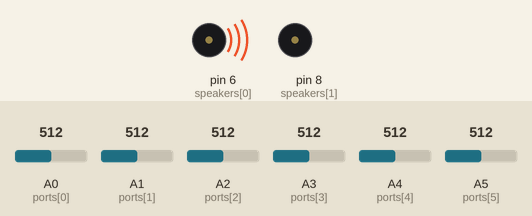
This sketch was run on a simulated Arduino Uno, built with avr-gcc and run on an emulated ATmega328P. On the bench: buzzer (waves = sounding, pin HIGH). Inputs (shaded band) come from the test bench; at power-on: A0 (ports[0]) = 512, A1 (ports[1]) = 512, A2 (ports[2]) = 512, A3 (ports[3]) = 512, A4 (ports[4]) = 512, A5 (ports[5]) = 512.

Above: at 0.1 s.
Timing chart, 0 to 1.6 s (numbered marks = the images above):
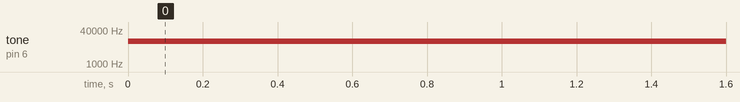

The sketch:

CuYu.ino
```cpp
#include <avr/sleep.h>
#include <avr/interrupt.h>
const int ports[6] = {A0, A1, A2, A3, A4, A5};
const int speakers[2] = {6, 8};
//const float tones[6] = {554.366, 587.33, 739.988, 659.256, 830.61, 932.328};
const int threshold = 700;
const unsigned long nums[6] = {112, 105, 83, 94, 74, 66};
unsigned long inf = 10000000;
unsigned long tmp1, tmp2;
unsigned long sleep_cnt = 0;

void setupTimer(unsigned long tim1, unsigned long tim2) {
  cli();
  if (tim1 < inf) {
    TCCR0A = _BV(COM0A0) | _BV(WGM01) | _BV(WGM00);
    TCCR0B = _BV(CS01) | _BV(WGM02);
    OCR0A = tim1;
  } else {
    TCCR0A = 0b00000000;
    TCCR0B = 0b00000000;
  }
  if (tim2 < inf) {
    TCCR1A = _BV(COM1A0) | _BV(WGM11) | _BV(WGM10);
    TCCR1B = _BV(CS11) | _BV(WGM12) | _BV(WGM13);
    OCR1A = tim2;
  } else {
    TCCR1A = 0b00000000;
    TCCR1B = 0b00000000;
  }
  sei();
}

void wakeup() {
  ;
}

void slp() {
  cli();
  TCCR0A = 0b00000000;
  TCCR0B = 0b00000000;
  TCCR1A = 0b00000000;
  TCCR1B = 0b00000000;
  sleep_cnt = 0;
  for (int i = 0; i < 2; i++) digitalWrite(speakers[i], LOW);
  delay(1000);
  //sei();
  //attachInterrupt(0, wakeup, LOW);
  set_sleep_mode(SLEEP_MODE_PWR_DOWN);
  sleep_enable();
  ADCSRA &= ~(1 << ADEN);
  MCUCR |= (1 << BODS) | (1 << BODSE);
  MCUCR = (MCUCR & ~(1 << BODSE)) | (1 << BODS);
  sleep_cpu();

  sleep_disable();
  ADCSRA |= (1 << ADEN);
  //detachInterrupt(0);
}

void setup() {
  for (int i = 0; i < 6; i++) pinMode(ports[i], INPUT);
  for (int i = 0; i < 2; i++) pinMode(speakers[i], OUTPUT);
  //setupTimer();
}

void loop() {
  tmp1 = inf;
  for (int i = 0; i < 3; i++) {
    if (analogRead(ports[i]) < threshold) {
      tmp1 = nums[i];
    }
  }
  tmp2 = inf;
  for (int i = 3; i < 6; i++) {
    if (analogRead(ports[i]) < threshold) {
      tmp2 = nums[i];
    }
  }
  setupTimer(tmp1, tmp2);
  if (tmp1 == inf && tmp2 == inf) sleep_cnt++;
  else sleep_cnt = 0;
  if (sleep_cnt > 7500) slp(); // shutdown in 1 minute
}
```

Measured:
- by itself, tone on pin 6 (speakers[0]): silent → 11905 Hz at 0.00 s
